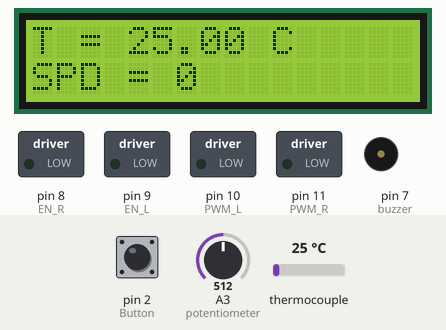
Recording of a program running on a simulated Arduino Nano, built with avr-gcc and run on an emulated ATmega328P. On the bench: 16×2 character LCD, switched loads named in the program (green lamp = pin HIGH), buzzer (waves = sounding, pin HIGH). Dashed ring = blinking. Inputs (shaded band) come from the test bench; at power-on: A3 (potentiometer) = 512, thermocouple 25 °C, pin 2 (Button) LOW. What the program prints to the serial monitor is not drawn.

Above: at 1.2 s.
1.3 s: A3 (potentiometer) set to 306
At 2.3 s:
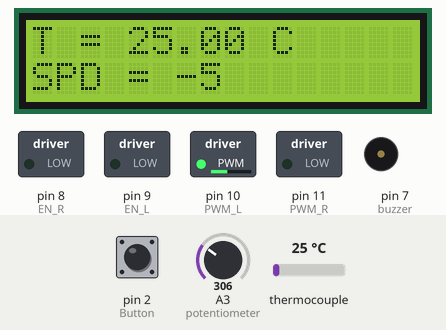
4.3 s: thermocouple set to 2 °C
At 4.9 s:
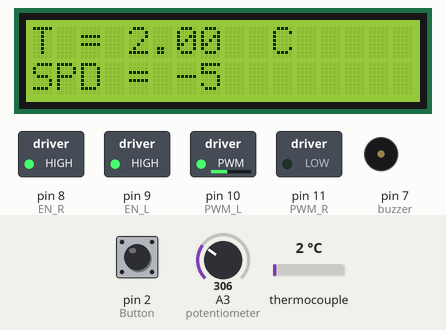
7.3 s: thermocouple set to 8 °C
At 8.84 s:
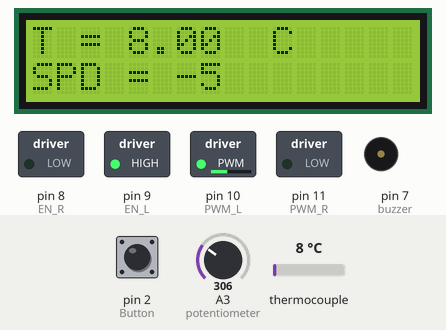
10.3 s: A3 (potentiometer) set to 122
At 11.2 s:
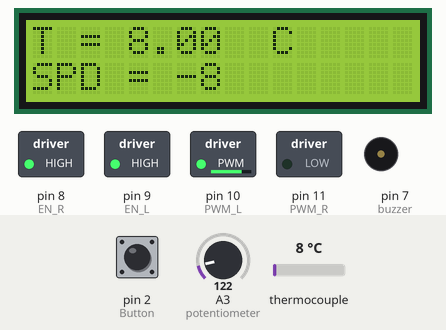
13.2 s: thermocouple set to 75 °C
At 15.0 s:
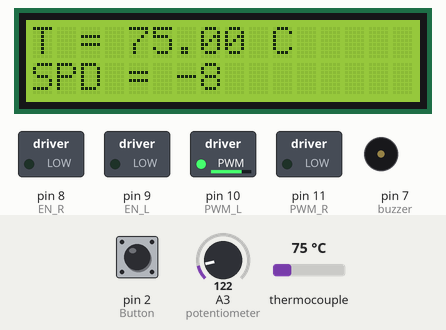
16.2 s: A3 (potentiometer) set to 511
At 16.9 s:
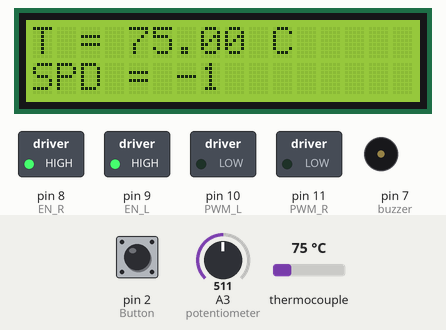
Timing chart, 0 to 20.2 s (numbered marks = the images above; inputs shaded):
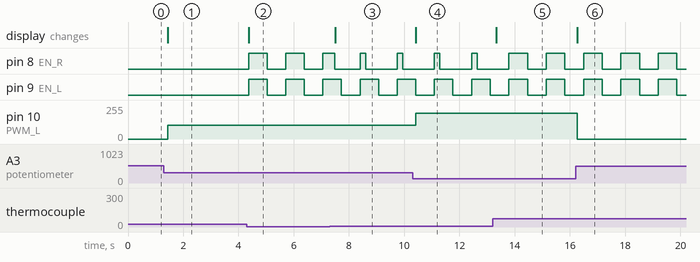

Measured:
- after the input at 1.3 s, pin 10 (PWM_L): 0/255 → 102/255 after 0.14 s; the display: changes after 0.14 s (image 1)
- after the input at 4.3 s, pin 8 (EN_R), pin 9 (EN_L): alternates HIGH for 0.67 s and LOW for 0.67 s, starting after 0.06 s; the display: changes after 0.06 s (image 2)
- after the input at 7.3 s, the display: changes after 0.20 s (image 3)
- after the input at 10.3 s, pin 10 (PWM_L): 102/255 → 194/255 after 0.12 s; the display: changes after 0.12 s (image 4)
- after the input at 13.2 s, the display: changes after 0.14 s (image 5)
- after the input at 16.2 s, pin 10 (PWM_L): 194/255 → 0/255 after 0.07 s; the display: changes after 0.07 s (image 6)

The program:

main.cpp
```cpp
#include <Arduino.h>
#include "max6675.h"
#include <LiquidCrystal_I2C.h>
LiquidCrystal_I2C lcd(0x27, 16, 2);

// Define Pin Thermocouple
#define thermoDO 4
#define thermoCS 5
#define thermoCLK 6

// Instance of MAX6675
MAX6675 thermocouple(thermoCLK, thermoCS, thermoDO);

// Define potentiometer pin
#define potentiometer A3

// Define Buzz Sound
#define buzzer 7

// Define Motor Driver
#define EN_R 8
#define EN_L 9
#define PWM_R 11
#define PWM_L 10

// Define Button
#define Button 2

// Define Button State
volatile bool State = LOW;
const unsigned long DEBOUNCE_DELAY = 500; // Adjust this value as needed
volatile unsigned long lastDebounceTime = 0;

// Prototype
void state_motor();

void setup()
{
  // Initialize buzzzer
  pinMode(buzzer, OUTPUT);

  // Initialize BTS7960 Driver Motor
  pinMode(EN_L, OUTPUT);
  pinMode(EN_R, OUTPUT);
  pinMode(PWM_L, OUTPUT);
  pinMode(PWM_R, OUTPUT);

  // Initialize Button Arduino
  pinMode(Button, INPUT_PULLUP);
  // attachInterrupt(digitalPinToInterrupt(Button), state_motor, CHANGE);

  Serial.begin(9600);
  lcd.begin(2, 16);
  lcd.backlight();
}

void loop()
{
  // Read thermocouple data
  float temperature = thermocouple.readCelsius();

  // Turn Buzzer ON/OFF
  if (temperature > 50.0)
  {
    digitalWrite(temperature, HIGH);
  }
  else
  {
    digitalWrite(temperature, LOW);
  }

  // Control LCD Output
  lcd.clear();
  lcd.setCursor(0, 0);
  lcd.print("T = ");
  lcd.setCursor(4, 0);
  lcd.print(temperature);
  lcd.setCursor(10, 0);
  lcd.print("C");
  lcd.setCursor(0, 1);
  lcd.print("SPD = ");
  lcd.setCursor(6, 1);

  // Read analog value
  int pot = analogRead(potentiometer);
  lcd.print(map(pot, 0, 1023, -10, 10));

  // Control Motor
  if (pot > 512)
  {
    analogWrite(PWM_R, map(pot, 512, 1023, 0, 255));
    analogWrite(PWM_L, 0);
  }
  if (pot < 512)
  {
    analogWrite(PWM_L, map(pot, 512, 0, 0, 255));
    analogWrite(PWM_R, 0);
  }

  if(!digitalRead(Button)) state_motor();

  // Delay for Thermocouple
  delay(200);
}

void state_motor()
{
  unsigned long currentTime = millis();
  if (currentTime - lastDebounceTime >= DEBOUNCE_DELAY)
  {
    State = !State;
    // Enable Driver
    digitalWrite(EN_L, State);
    digitalWrite(EN_R, State);
    Serial.println(State);
    lastDebounceTime = currentTime;
  }
}
```
